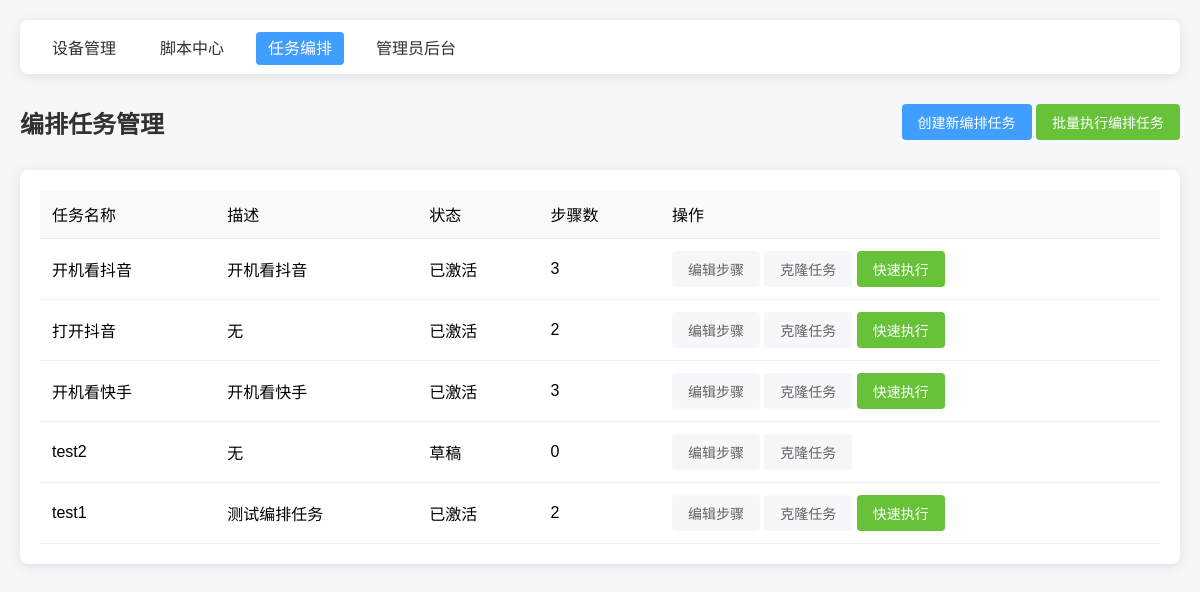
/task_orchestration/list/, run on the app's committed database.
### task_orchestration/models.py (models this page shows, shortened)
class OrchestrationTask(models.Model):
    TASK_STATUS = (
        ("draft", "草稿"),
        ("active", "已激活"),
        ("disabled", "已禁用"),
    )
    name = models.CharField("编排任务名称", max_length=100, unique=True)
    description = models.TextField("描述", blank=True, null=True)
    status = models.CharField("状态", max_length=20, choices=TASK_STATUS, default="draft")
    create_time = models.DateTimeField("创建时间", default=timezone.now)
    update_time = models.DateTimeField("更新时间", auto_now=True)
    class Meta:
        verbose_name = "编排任务"
        verbose_name_plural = "编排任务管理"
        ordering = ["-create_time"]

### task_orchestration/views.py (the view)
# urls.py: path('list/', views.OrchestrationListView.as_view(), name='list'),
class OrchestrationListView(View):
    def get(self, request):
        tasks = OrchestrationTask.objects.all()
        return render(request, "task_orchestration/list.html", {
            "tasks": tasks,
            "page_title": "编排任务管理"
        })

### task_orchestration/templates/task_orchestration/list.html (shortened to what this page needs)
{% extends 'base.html' %}
{% load static %}
{% block page_header %}
    <div class="page-header">
        <h1>{{ page_title }}</h1>
        <div class="btn-group">
            <a href="{% url 'task_orchestration:create' %}" class="btn btn-primary">创建新编排任务</a>
            <a href="{% url 'task_orchestration:execute_orchestration' %}" class="btn btn-success">批量执行编排任务</a>
        </div>
    </div>
{% endblock %}
{% block content %}
    <div class="card">
        <table>
            <thead>
            <tr>
                <th>任务名称</th>
                <th>描述</th>
                <th>状态</th>
                <th>步骤数</th>
                <th>操作</th>
            </tr>
            </thead>
            <tbody>
            {% for task in tasks %}
                <tr>
                    <td>{{ task.name }}</td>
                    <td>{{ task.description|default:"无" }}</td>
                    <td>{{ task.get_status_display }}</td>
                    <td>{{ task.steps.count }}</td>
                    <td>
                        <a href="{% url 'task_orchestration:edit_steps' task.id %}" class="btn btn-default">编辑步骤</a>
                        <a href="{% url 'task_orchestration:clone' task.id %}" class="btn btn-default">克隆任务</a>
                        {% if task.status == 'active' %}
                            <button onclick="executeOrchestration({{ task.id }})" class="btn btn-success">快速执行
                            </button>
                        {% endif %}
                    </td>
                </tr>
            {% empty %}
                <tr>
                    <td colspan="5" class="text-center">暂无编排任务</td>
                </tr>
            {% endfor %}
            </tbody>
        </table>
    </div>
{% endblock %}

### templates/base.html (style rules this page uses)
* { margin: 0; padding: 0; box-sizing: border-box; }
body { padding: 20px; background-color: #f5f7fa; font-family: "Microsoft YaHei", sans-serif; }
.btn { padding: 8px 16px; border: none; border-radius: 4px; cursor: pointer; font-size: 14px; text-decoration: none; display: inline-block; transition: background-color 0.2s; }
.btn-primary { background-color: #409eff; color: #fff; }
.btn-success { background-color: #67c23a; color: #fff; }
.btn-default { background-color: #f5f7fa; color: #606266; }
.page-header { margin-bottom: 30px; display: flex; justify-content: space-between; align-items: center; }
.page-header h1 { color: #303133; font-size: 24px; }
.card { background-color: #fff; border-radius: 8px; box-shadow: 0 2px 12px 0 rgba(0, 0, 0, 0.1); padding: 20px; margin-bottom: 20px; }
table { width: 100%; border-collapse: collapse; }
th, td { padding: 12px; text-align: left; border-bottom: 1px solid #ebeef5; }
th { background-color: #f8f9fa; font-weight: 500; }

### data on the page
OrchestrationTask: name "开机看抖音", description "开机看抖音", status "已激活", steps.count "3"
OrchestrationTask: name "打开抖音", description "无", status "已激活", steps.count "2"
OrchestrationTask: name "开机看快手", description "开机看快手", status "已激活", steps.count "3"
OrchestrationTask: name "test2", description "无", status "草稿", steps.count "0"
OrchestrationTask: name "test1", description "测试编排任务", status "已激活", steps.count "2"

### other printed values
{{ page_title }} "编排任务管理"
